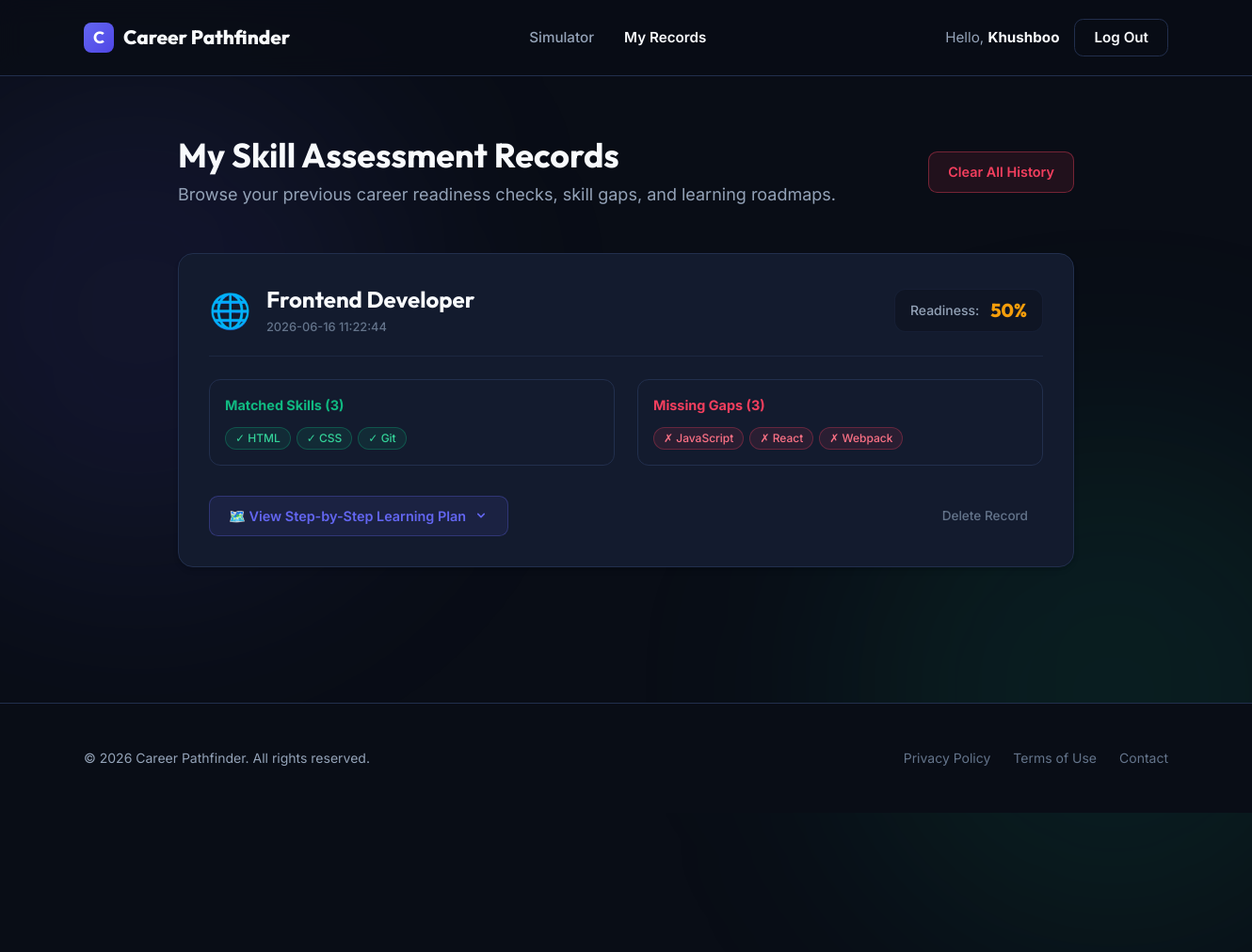
The app's page /history (signed in) with its own data.
### tables this page shows
CREATE TABLE skill_checks (
            id INTEGER PRIMARY KEY AUTOINCREMENT,
            user_id INTEGER,
            career_id TEXT NOT NULL,
            career_title TEXT NOT NULL,
            readiness_score INTEGER NOT NULL,
            user_skills TEXT NOT NULL,
            timestamp DATETIME DEFAULT CURRENT_TIMESTAMP,
            FOREIGN KEY (user_id) REFERENCES users (id),
            FOREIGN KEY (career_id) REFERENCES careers (id)
        );

CREATE TABLE roadmap_steps (
            id INTEGER PRIMARY KEY AUTOINCREMENT,
            career_id TEXT NOT NULL,
            skill TEXT NOT NULL,
            phase TEXT NOT NULL,
            topic TEXT NOT NULL,
            sort_order INTEGER NOT NULL,
            FOREIGN KEY (career_id) REFERENCES careers (id)
        );

### app.py (the view)
@app.route('/history')
def history():
    if 'user_id' not in session:
        return redirect(url_for('auth', next=url_for('history')))
    try:
        conn = get_db_connection()
        cursor = conn.cursor()
        cursor.execute(
            "SELECT id, career_id, career_title, readiness_score, user_skills, timestamp FROM skill_checks WHERE user_id = ? ORDER BY timestamp DESC",
            (session['user_id'],)
        )
        rows = cursor.fetchall()
        import json
        history_records = []
        for row in rows:
            u_skills = json.loads(row['user_skills'])
            cursor.execute(
                "SELECT skill, phase, topic, sort_order FROM roadmap_steps WHERE career_id = ? ORDER BY sort_order",
                (row['career_id'],)
            )
            roadmap_steps = cursor.fetchall()
            matched_skills = []
            missing_skills = []
            processed_roadmap = []
            user_skills_upper = [s.upper() for s in u_skills]
            for step in roadmap_steps:
                skill_name = step['skill']
                skill_name_upper = skill_name.upper()
                is_matched = False
                for u_skill in user_skills_upper:
                    if u_skill == skill_name_upper or u_skill in skill_name_upper or skill_name_upper in u_skill:
                        is_matched = True
                        break
                if is_matched:
                    matched_skills.append(skill_name)
                else:
                    missing_skills.append(skill_name)
                processed_roadmap.append({
                    "skill": skill_name,
                    "phase": step['phase'],
                    "topic": step['topic'],
                    "completed": is_matched
                })
            history_records.append({
                "id": row['id'],
                "career_id": row['career_id'],
                "career_title": row['career_title'],
                "readiness_score": row['readiness_score'],
                "timestamp": row['timestamp'],
                "user_skills": u_skills,
                "matched_skills": matched_skills,
                "missing_skills": missing_skills,
                "roadmap": processed_roadmap
            })
        conn.close()
    except Exception as e:
        history_records = []
        print("History fetch error:", e)
    return render_template(
        'history.html',
        history_records=history_records,
        career_icons=CAREER_ICONS
    )

### app.py (called while the page is built)
def dict_factory(cursor, row):
    d = {}
    for idx, col in enumerate(cursor.description):
        d[col[0]] = row[idx]
    return d

def get_db_connection():
    conn = sqlite3.connect(DATABASE_FILE)
    conn.row_factory = dict_factory
    return conn

### templates/history.html (shortened to what this page needs)
<!DOCTYPE html>
<html lang="en">
<head>
    <script src="https://cdn.tailwindcss.com"></script>
</head>
<body class="bg-bgDark text-textMain font-sans relative overflow-x-hidden min-h-screen">
    <div class="absolute top-[45%] right-[-10%] w-[35rem] h-[35rem] rounded-full bg-success/10 blur-[120px] -z-10 pointer-events-none"></div>
    <header class="border-b border-borderColor bg-bgDark/80 backdrop-blur-md sticky top-0 z-50">
        <div class="max-w-[1200px] mx-auto px-6 flex justify-between items-center h-20">
            <a href="/" class="flex items-center gap-2.5 font-heading font-extrabold text-[1.3rem] text-textMain no-underline">
                <span class="w-8 h-8 bg-gradient-to-br from-primary to-primaryHover rounded-[0.5rem] grid place-items-center text-white font-bold text-[1.1rem]">C</span>
                Career Pathfinder
            </a>
            <nav class="hidden md:flex items-center gap-8">
                <a href="/" class="text-textMuted hover:text-textMain font-medium text-[0.95rem] transition-colors duration-200">Simulator</a>
                <a href="/history" class="text-textMain font-semibold text-[0.95rem] transition-colors duration-200">My Records</a>
            </nav>
            <div class="flex items-center gap-4">
                {% if session.get('username') %}
                    <span class="hidden sm:inline text-textMuted text-[0.95rem]">
                        Hello, <strong class="text-textMain">{{ session.get('username') }}</strong>
                    </span>
                    <a href="/logout" class="border border-borderColor text-textMain font-semibold text-[0.95rem] px-5 py-2 rounded-[0.6rem] hover:bg-danger/10 hover:border-danger/30 transition-all duration-200">Log Out</a>
                {% else %}
                    <a href="/auth" class="bg-primary hover:bg-primaryHover text-white font-semibold text-[0.95rem] px-6 py-2.5 rounded-[0.6rem] transition-all duration-200">Sign In</a>
                {% endif %}
            </div>
        </div>
    </header>
    <main class="max-w-[1000px] mx-auto px-6 py-16">
        <div class="flex flex-col md:flex-row justify-between items-start md:items-center gap-6 mb-12">
            <div>
                <h1 class="font-heading font-bold text-4xl mb-2">My Skill Assessment Records</h1>
                <p class="text-textMuted text-lg">Browse your previous career readiness checks, skill gaps, and learning roadmaps.</p>
            </div>
            {% if history_records %}
                <form action="/clear_history" method="POST" onsubmit="return confirm('Are you sure you want to permanently clear all assessment logs? This cannot be undone.');">
                    <button type="submit" class="border border-danger/40 hover:border-danger bg-danger/10 hover:bg-danger/25 text-danger font-semibold text-[0.9rem] px-5 py-2.5 rounded-[0.6rem] transition-all duration-200">
                        Clear All History
                    </button>
                </form>
            {% endif %}
        </div>
        <div class="flex flex-col gap-8">
            {% if not history_records %}
                <div class="bg-bgCard border border-borderColor rounded-2xl p-12 text-center flex flex-col items-center gap-5 shadow-lg">
                    <div class="w-16 h-16 rounded-full bg-white/5 flex items-center justify-center text-4xl">🗂️</div>
                    <h3 class="font-heading font-bold text-xl">No Records Found</h3>
                    <p class="text-textMuted max-w-sm leading-relaxed">You haven't run any career skill assessments yet. Run your first check to generate a roadmap!</p>
                    <a href="/" class="bg-primary hover:bg-primaryHover text-white font-semibold text-[0.95rem] px-8 py-3 rounded-[0.6rem] transition-all duration-200">
                        Analyze Skill Gap Now
                    </a>
                </div>
            {% else %}
                {% for record in history_records %}
                    <div class="bg-bgCard border border-borderColor rounded-2xl p-6 md:p-8 flex flex-col gap-6 shadow-md relative overflow-hidden">
                        <div class="flex flex-col sm:flex-row sm:items-center justify-between gap-4 border-b border-borderColor/60 pb-5">
                            <div class="flex items-center gap-4">
                                <span class="text-4xl shrink-0">{{ career_icons[record.career_id] or '💼' }}</span>
                                <div>
                                    <h3 class="font-heading font-bold text-2xl text-textMain">{{ record.career_title }}</h3>
                                    <span class="text-[0.8rem] text-textDark font-medium">{{ record.timestamp }}</span>
                                </div>
                            </div>
                            <div class="flex items-center gap-3 self-start sm:self-auto bg-black/20 border border-borderColor/40 rounded-xl px-4 py-2">
                                <span class="text-textMuted font-medium text-sm">Readiness:</span>
                                <span class="font-heading font-extrabold text-xl {% if record.readiness_score >= 80 %}text-success{% elif record.readiness_score >= 40 %}text-warning{% else %}text-danger{% endif %}">
                                    {{ record.readiness_score }}%
                                </span>
                            </div>
                        </div>
                        <div class="grid grid-cols-1 md:grid-cols-2 gap-6">
                            <div class="bg-white/1 border border-borderColor rounded-xl p-4 flex flex-col gap-3">
                                <span class="text-[0.9rem] font-bold text-success flex items-center gap-2">
                                    Matched Skills ({{ record.matched_skills | length }})
                                </span>
                                <div class="flex flex-wrap gap-1.5">
                                    {% if not record.matched_skills %}
                                        <span class="text-[0.8rem] text-textDark italic">None matching at this check.</span>
                                    {% else %}
                                        {% for skill in record.matched_skills %}
                                            <span class="text-[0.75rem] px-2.5 py-0.5 rounded-full font-medium bg-success/10 border border-success/30 text-emerald-400">✓ {{ skill }}</span>
                                        {% endfor %}
                                    {% endif %}
                                </div>
                            </div>
                            <div class="bg-white/1 border border-borderColor rounded-xl p-4 flex flex-col gap-3">
                                <span class="text-[0.9rem] font-bold text-danger flex items-center gap-2">
                                    Missing Gaps ({{ record.missing_skills | length }})
                                </span>
                                <div class="flex flex-wrap gap-1.5">
                                    {% if not record.missing_skills %}
                                        <span class="text-[0.75rem] text-emerald-400 font-semibold">Ready! No gaps remaining.</span>
                                    {% else %}
                                        {% for skill in record.missing_skills %}
                                            <span class="text-[0.75rem] px-2.5 py-0.5 rounded-full font-medium bg-danger/10 border border-danger/30 text-rose-400">✗ {{ skill }}</span>
                                        {% endfor %}
                                    {% endif %}
                                </div>
                            </div>
                        </div>
                        <div class="flex flex-wrap justify-between items-center gap-4 mt-2">
                            <button type="button" class="roadmap-toggle-btn bg-primary/10 hover:bg-primary/20 border border-primary/30 text-primary font-semibold text-[0.9rem] px-5 py-2.5 rounded-[0.6rem] transition-all duration-200 flex items-center gap-2" data-record-id="{{ record.id }}">
                                🗺️ View Step-by-Step Learning Plan
                                <svg id="chevron-{{ record.id }}" class="w-4 h-4 fill-current transition-transform duration-300" xmlns="http://www.w3.org/2000/svg" viewBox="0 0 20 20">
                                    <path d="M5.293 7.293a1 1 0 011.414 0L10 10.586l3.293-3.293a1 1 0 111.414 1.414l-4 4a1 1 0 01-1.414 0l-4-4a1 1 0 010-1.414z"/>
                                </svg>
                            </button>
                            <form action="/delete_history/{{ record.id }}" method="POST" onsubmit="return confirm('Delete this record permanently?');">
                                <button type="submit" class="text-textDark hover:text-danger hover:bg-danger/10 font-medium text-[0.85rem] px-4 py-2 rounded-[0.5rem] transition-all duration-200">
                                    Delete Record
                                </button>
                            </form>
                        </div>
                    </div>
                {% endfor %}
            {% endif %}
        </div>
    </main>
    <footer class="border-t border-borderColor py-12 mt-20 bg-bgDark">
        <div class="max-w-[1200px] mx-auto px-6 flex flex-col md:flex-row justify-between items-center gap-6">
            <p class="text-sm text-textMuted">&copy; 2026 Career Pathfinder. All rights reserved.</p>
            <div class="flex gap-6">
                <a href="#" class="text-sm text-textDark hover:text-textMuted transition-colors duration-200">Privacy Policy</a>
                <a href="#" class="text-sm text-textDark hover:text-textMuted transition-colors duration-200">Terms of Use</a>
                <a href="#" class="text-sm text-textDark hover:text-textMuted transition-colors duration-200">Contact</a>
            </div>
        </div>
    </footer>
</body>
</html>

### records on screen
skill_checks: career_icons "🌐", career_title "Frontend Developer", timestamp "2026-06-16 11:22:44", readiness_score "50", matched_skills|length "3", missing_skills|length "3"
roadmap_steps: skill "HTML"
roadmap_steps: skill "CSS"
roadmap_steps: skill "Git"
roadmap_steps: skill "JavaScript"
roadmap_steps: skill "React"
roadmap_steps: skill "Webpack"

### other values on screen
{{ session.get('username') }} "Khushboo"
